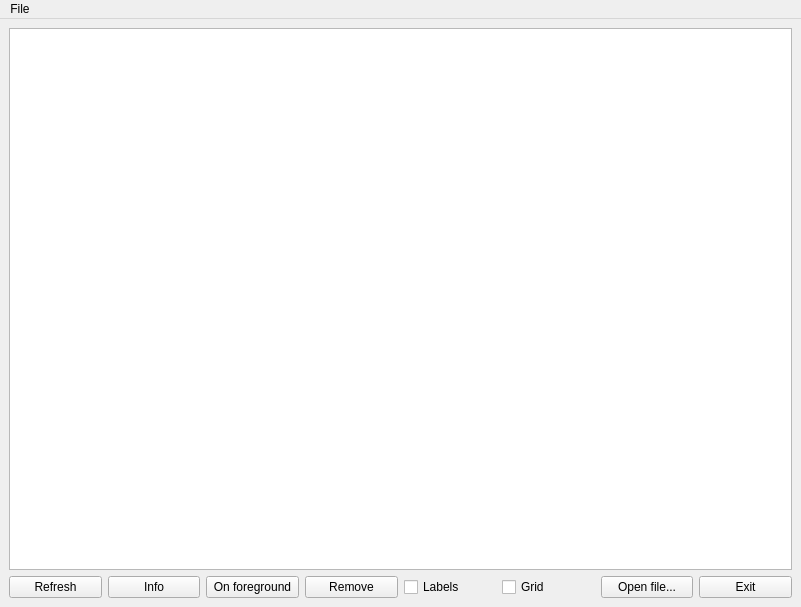
<?xml version="1.0" encoding="UTF-8"?>
<ui version="4.0">
 <class>MainWindow</class>
 <widget class="QMainWindow" name="MainWindow">
  <property name="geometry">
   <rect>
    <x>0</x>
    <y>0</y>
    <width>801</width>
    <height>607</height>
   </rect>
  </property>
  <property name="windowTitle">
   <string>SsdPlotter</string>
  </property>
  <property name="layoutDirection">
   <enum>Qt::LeftToRight</enum>
  </property>
  <widget class="QWidget" name="centralwidget">
   <layout class="QVBoxLayout" name="verticalLayout">
    <item>
     <layout class="QGridLayout" name="gridLayout" rowstretch="0,0,0,0,0,0,0,0,0,0,0,0" columnstretch="0,0,0,0,0,0,0,0,0">
      <property name="sizeConstraint">
       <enum>QLayout::SetDefaultConstraint</enum>
      </property>
      <item row="8" column="5">
       <widget class="QCheckBox" name="checkBox_2">
        <property name="text">
         <string>Grid</string>
        </property>
       </widget>
      </item>
      <item row="8" column="0">
       <widget class="QPushButton" name="pushButton_4">
        <property name="text">
         <string>Refresh</string>
        </property>
       </widget>
      </item>
      <item row="8" column="6">
       <widget class="QPushButton" name="pushButton_6">
        <property name="text">
         <string>Open file...</string>
        </property>
       </widget>
      </item>
      <item row="8" column="7">
       <widget class="QPushButton" name="pushButton">
        <property name="text">
         <string>Exit</string>
        </property>
       </widget>
      </item>
      <item row="8" column="3">
       <widget class="QPushButton" name="pushButton_2">
        <property name="text">
         <string>Remove</string>
        </property>
       </widget>
      </item>
      <item row="8" column="1">
       <widget class="QPushButton" name="pushButton_5">
        <property name="text">
         <string>Info</string>
        </property>
       </widget>
      </item>
      <item row="8" column="4">
       <widget class="QCheckBox" name="checkBox">
        <property name="text">
         <string>Labels</string>
        </property>
       </widget>
      </item>
      <item row="8" column="2">
       <widget class="QPushButton" name="pushButton_3">
        <property name="text">
         <string>On foreground</string>
        </property>
       </widget>
      </item>
      <item row="0" column="0" colspan="8">
       <widget class="QListWidget" name="listWidget">
        <property name="sizePolicy">
         <sizepolicy hsizetype="Minimum" vsizetype="Minimum">
          <horstretch>1</horstretch>
          <verstretch>1</verstretch>
         </sizepolicy>
        </property>
       </widget>
      </item>
     </layout>
    </item>
   </layout>
  </widget>
  <widget class="QMenuBar" name="menuBar">
   <property name="geometry">
    <rect>
     <x>0</x>
     <y>0</y>
     <width>801</width>
     <height>21</height>
    </rect>
   </property>
   <widget class="QMenu" name="menuFile">
    <property name="title">
     <string>File</string>
    </property>
    <addaction name="actionOpen"/>
    <addaction name="separator"/>
    <addaction name="separator"/>
    <addaction name="actionExit"/>
   </widget>
   <addaction name="menuFile"/>
  </widget>
  <action name="actionOpen">
   <property name="enabled">
    <bool>true</bool>
   </property>
   <property name="text">
    <string>Open</string>
   </property>
  </action>
  <action name="actionExit">
   <property name="text">
    <string>Exit</string>
   </property>
  </action>
 </widget>
 <resources/>
 <connections/>
 <slots>
  <slot>getFilename()</slot>
 </slots>
</ui>
